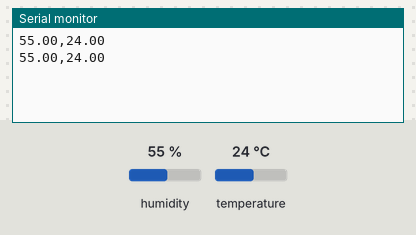
A sketch run on a simulated Arduino Mega 2560, built with avr-gcc and run on an emulated ATmega2560. Shown: the last lines printed to the serial monitor. Inputs (shaded band) come from the test bench; at power-on: humidity 55 %, temperature 24 °C.

Above: at 2.8 s.
2.9 s: humidity set to 22 %
At 5.2 s:
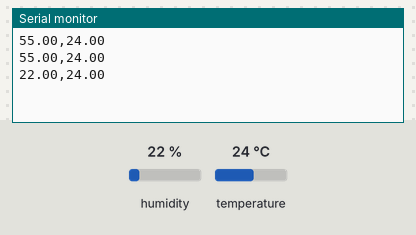
5.6 s: temperature set to 12 °C
At 7.6 s:
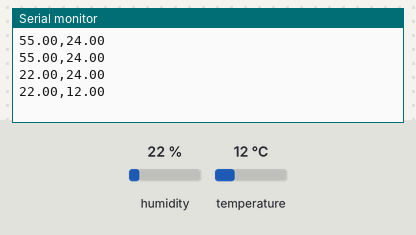
8.3 s: humidity set to 40 %
At 11.2 s:
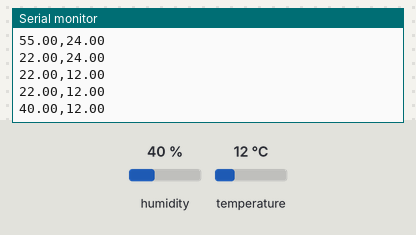
Timing chart, 0 to 12.7 s (numbered marks = the images above; inputs shaded):
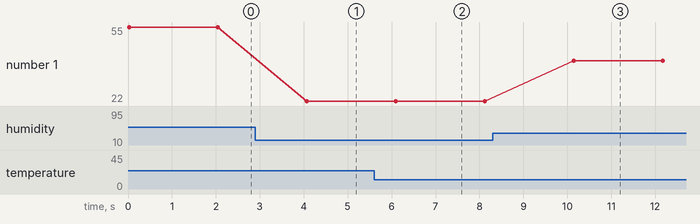

The sketch:

sketch_oct2a.ino
```cpp
  #include <DHT.h>

  #define DHTPIN 23
  #define DHTTYPE 11

  DHT dht(DHTPIN, DHTTYPE);

void setup() {
  // put your setup code here, to run once:
  dht.begin();
  Serial.begin(9600);
}

void loop() {
  // put your main code here, to run repeatedly:

  float H = dht.readHumidity();
  float T = dht.readTemperature();

  String dhtData = String(H) + "," + String(T);

  Serial.println (dhtData);
  delay(2000);
}
```

Measured:
- after the input at 2.9 s, the serial monitor: prints a new line after 1.2 s (image 1)
- after the input at 5.6 s, the serial monitor: prints a new line after 0.50 s (image 2)
- after the input at 8.3 s, the serial monitor: prints a new line after 1.8 s (image 3)
- plotted number 1: 55 → 22 after the input at 2.9 s, 22 → 40 after the input at 8.3 s
